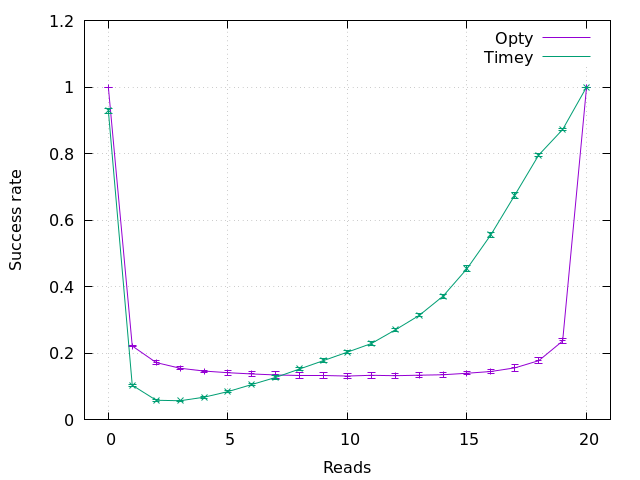

Write the gnuplot code that produced this figure.
set datafile separator ','
set terminal pngcairo
set output 'fig.png'
set xlabel 'Reads'
set ylabel 'Success rate'
set grid
set xrange [0:20]

set offset graph 0.05, graph 0.05, graph 0.05, graph 0.05


plot '../../exp1/f/mean.csv' w l lt 1 title 'Opty', \
	'../../exp1/f/mean.csv' using 1:2:3 w yerrorbars notitle lt 1 , \
	'mean.csv' w l lt 2 title 'Timey', \
	'mean.csv' using 1:2:3 w yerrorbars notitle lt 2
